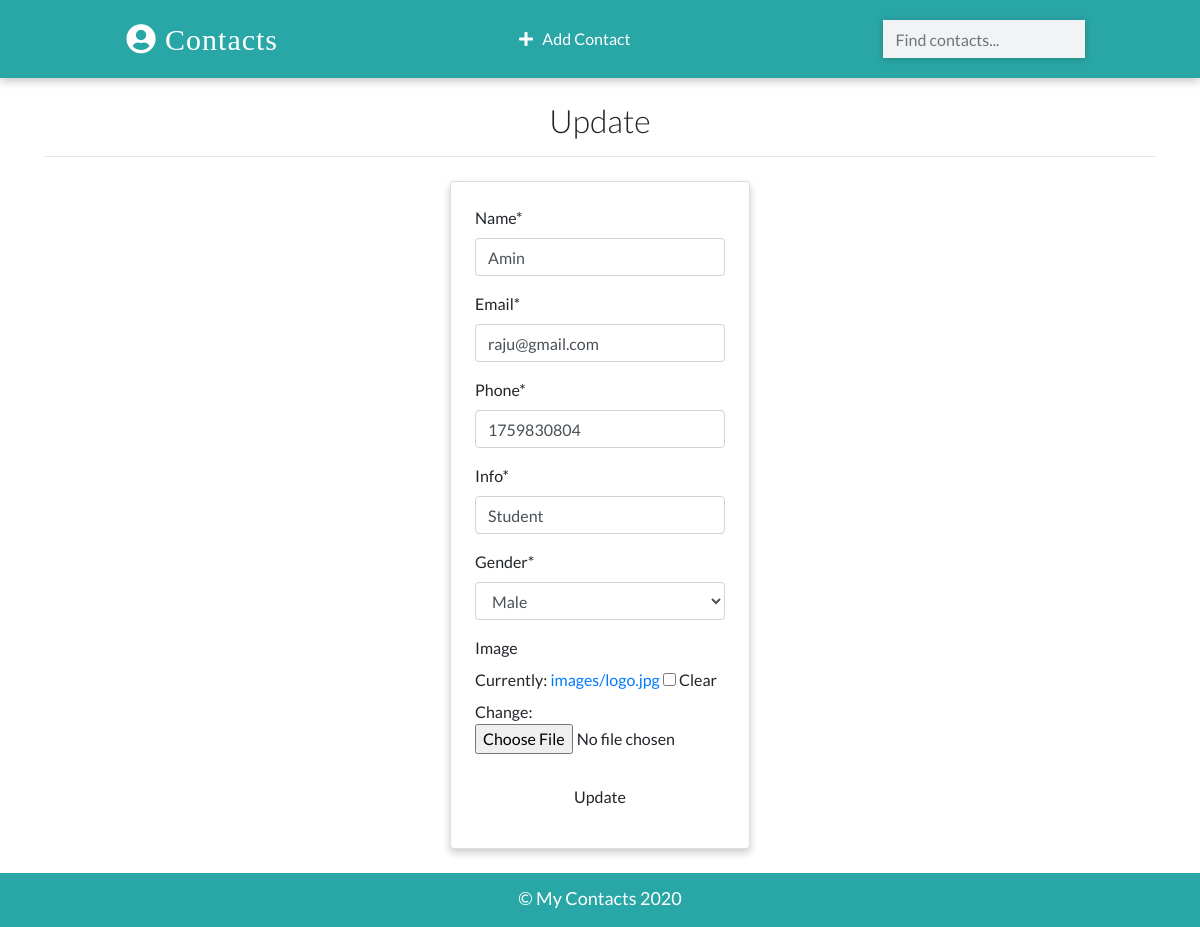
The page /contacts/update/3 on the database as committed earlier.
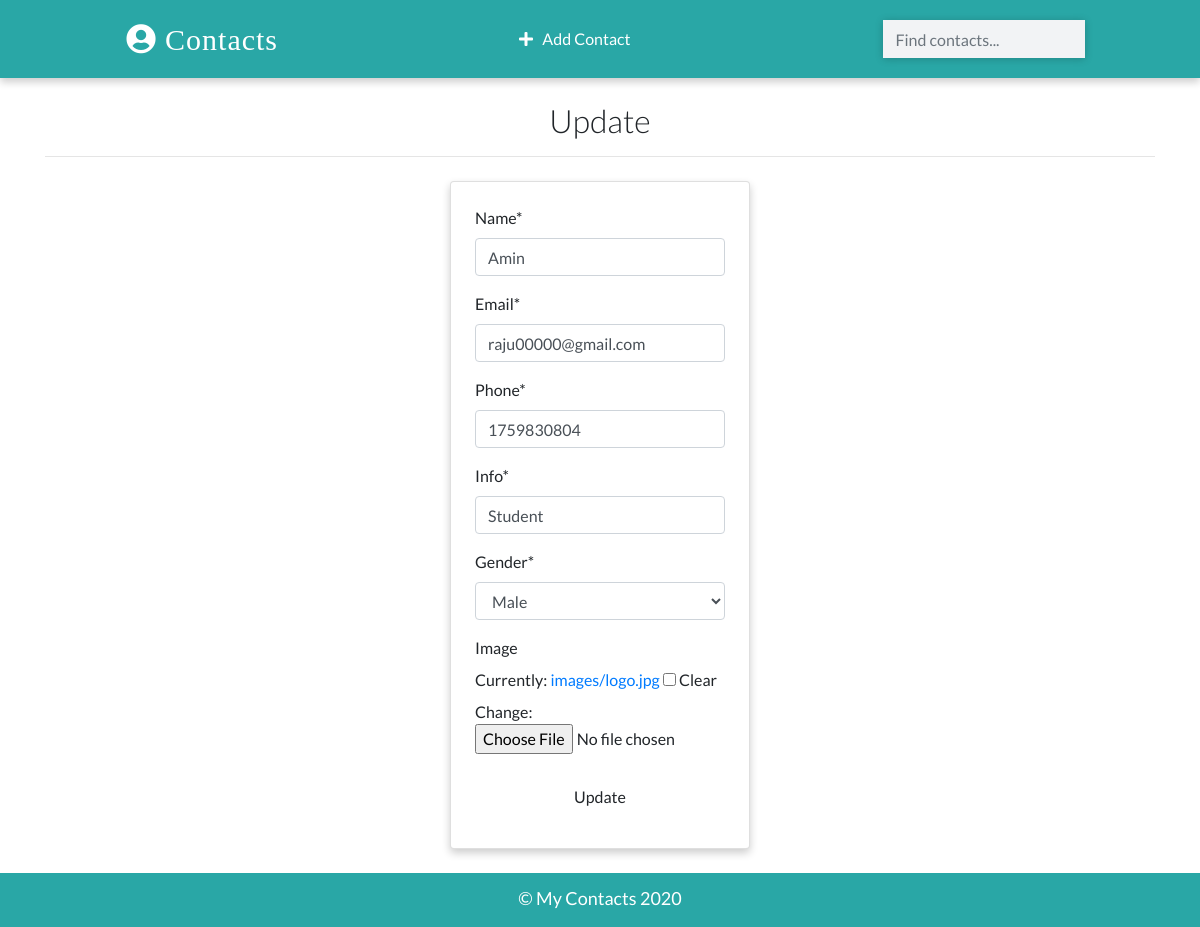
The same page on the database as committed later.
### app/models.py (models this page shows, shortened)
class Contact (models.Model):
    name = models.CharField(max_length=20)
    email = models.EmailField(max_length=100)
    phone = models.IntegerField()
    info = models.CharField(max_length=50)
    gender = models.CharField(max_length=50,choices=(
        ('male','Male'),
        ('female','Female')
    ))
    image = models.ImageField(upload_to='images/',blank=True)
    date_added  = models.DateTimeField(default=datetime.now)

### app/views.py (the view, shortened to what this page needs)
class ContactUpdateView(UpdateView):
    model = Contact
    template_name = 'update.html'
    fields = ['name','email','phone','info','gender','image',]

### templates/update.html (shortened to what this page needs)
{% extends 'base.html' %}
{% load crispy_forms_tags %}
{% block content %}
<div class = "container">
    <h2 class="heading font-weight-light text-center">Update {{Contact}}</h2>
    <hr>
</div>
<div class="container w-25 card p-4 mt-4">
    <form action="" method="POST" enctype="multipart/from-data">
    {{form|crispy}}
    <input type="submit" value="Update" class="w-100 text-center my-2 btn">
    </form>
</div>
{% endblock content %}

Rows that differ between the two databases and show on the page:
changed Contact "Amin": email "raju@gmail.com" → "raju00000@gmail.com"
